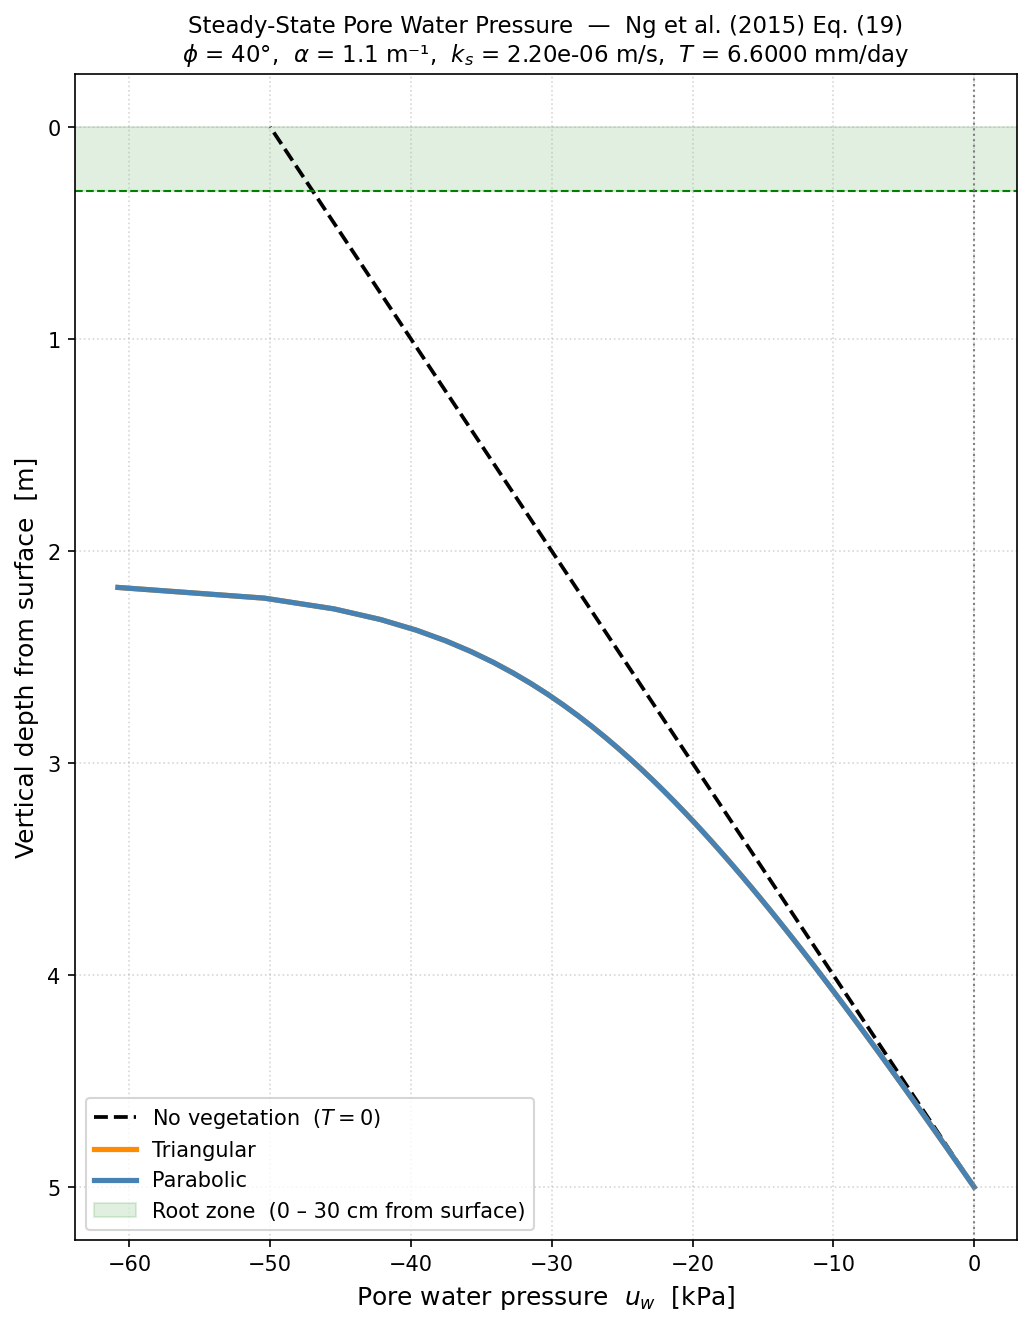

Write the Python code that produced this figure.
"""
Steady-State Pore Water Pressure in a Vegetated Unsaturated Infinite Slope
===========================================================================
Implements Ng et al. (2015) Eq. (19):

    uw = (gamma_w / alpha) * ln(k0*)

where the steady-state relative permeability k0* is (Eq. 17):

    k0* = exp[alpha*(psi_0 - z*)]
          + (q0/ks) * [exp(-alpha*z*) - 1]
          + (alpha / (ks*cos²(phi)))
            * INT_{L1*}^{L*} G(z*, x*) * S(x*/cos(phi)) dx*

    Term 1: Hydrostatic pore-water pressure from water table
    Term 2: Effect of steady-state surface flux
    Term 3: Effect of root water uptake (vegetation)

Reference
---------
    Ng, C.W.W., Ni, J.J., Leung, A.K., Wang, Z.J. (2015).
    Analytical solutions for calculating pore-water pressure in an infinite
    unsaturated slope with different root architectures.
    Can. Geotech. J. 52(12):1980–1993. doi:10.1139/cgj-2014-0537

━━━━━━━━━━━━━━━━━━━━━━━━━━━━━━━━━━━━━━━━━━━━━━━━━━━━━━━━━━━━━━━━━━━━━━━━━━
INPUT VARIABLES
━━━━━━━━━━━━━━━━━━━━━━━━━━━━━━━━━━━━━━━━━━━━━━━━━━━━━━━━━━━━━━━━━━━━━━━━━━

SOIL PROPERTIES
    ks      Saturated hydraulic conductivity             [m/s]
            Typical CDG silty sand: 2.2e-6 m/s
            Typical fine sand:      2.7e-4 m/s
            Typical silt:           9.0e-7 m/s

    alpha   Gardner (1958) desaturation coefficient      [1/m]
            Controls how quickly permeability drops with suction.
            Typical CDG: 1.1 m⁻¹  (from k = ks * exp(alpha * psi), Eq. 5)

GEOMETRY
    phi_deg Slope angle                                  [degrees]
            Converted to radians internally. Typical: 40°.
            Note: cos(phi) links perpendicular depth z' to vertical depth H.

    H0      Vertical depth from slope surface to water table  [m]
            Sets L* = H0 (total z* depth of slope profile).

    L1_vert Vertical depth of the NON-rooted zone        [m]
            Measured downward from slope surface to the base of root zone.
            Equivalent to H0 minus the root depth.
            In z* coordinates: L1* = L1_vert  (z* equals vertical depth).

    L2_vert Vertical depth (thickness) of the root zone  [m]
            Measured from the base of the root zone to the slope surface.
            In z* coordinates: L2* = L2_vert.
            In perpendicular coordinates: L2' = L2_vert / cos(phi).
            Note: L1_vert + L2_vert must equal H0.

BOUNDARY CONDITIONS
    psi_0   Pressure head at the BOTTOM boundary (water table)  [m]
            For a free water table: psi_0 = 0.
            Non-zero values represent an artesian or perched condition.

    q0      Steady-state surface flux                    [m/s]
            Positive = downward (rainfall/infiltration).
            Negative = upward (evaporation).
            Zero = no-flux (drying/steady-state without rain), the most
                   common choice for studying the vegetation-only effect.

VEGETATION
    T       Transpiration rate                           [m/s]
            Volumetric flux of water extracted by roots per unit slope area.
            Convert from mm/day: T = value_mm_day * 1e-3 / 86400.
            Typical value: 6.6 mm/day = 7.64e-8 m/s.
            IMPORTANT: must satisfy T/ks << 1 for the linearized Gardner
            model to remain valid (see numerical note below).

    architecture
            Root architecture type                       [string]
            One of: 'triangular', 'parabolic', 'uniform', 'exponential'
            Triangular: density increases linearly from root zone base to surface.
            Parabolic:  density is zero at both ends, maximum at mid-depth.

FLUID PROPERTIES
    gamma_w Unit weight of water                         [kN/m³]
            Default: 10.0  (exact value sometimes used: 9.81)

━━━━━━━━━━━━━━━━━━━━━━━━━━━━━━━━━━━━━━━━━━━━━━━━━━━━━━━━━━━━━━━━━━━━━━━━━━
COORDINATE SYSTEM  (Fig. 3, Ng et al. 2015)
━━━━━━━━━━━━━━━━━━━━━━━━━━━━━━━━━━━━━━━━━━━━━━━━━━━━━━━━━━━━━━━━━━━━━━━━━━

    z'  perpendicular depth from water table upward to slope surface  [m]
    z*  = z' * cos(phi)  — the transformed depth used in all equations [m]

    z* = 0     →  water table  (k0* = 1, uw = 0)
    z* = L*    →  slope surface  (maximum suction)

    L*  = H0               (total z* depth = vertical depth to water table)
    L1* = L1_vert          (z* at base of root zone)
    L2* = L2_vert          (z* thickness of root zone)
    Note: L1* + L2* = L*,  so L1_vert + L2_vert = H0

    Perpendicular equivalents:
    L1' = L1* / cos(phi) = L1_vert / cos(phi)
    L2' = L2* / cos(phi) = L2_vert / cos(phi)

━━━━━━━━━━━━━━━━━━━━━━━━━━━━━━━━━━━━━━━━━━━━━━━━━━━━━━━━━━━━━━━━━━━━━━━━━━
NUMERICAL NOTE
━━━━━━━━━━━━━━━━━━━━━━━━━━━━━━━━━━━━━━━━━━━━━━━━━━━━━━━━━━━━━━━━━━━━━━━━━━
    The Green function (Eq. 18) contains exp(alpha*x*) terms. When
    alpha*L* is large (e.g., alpha=1.1, L*=5 → exp(alpha*L*)≈245) and
    T/ks is not negligibly small, the root uptake term can exceed the
    hydrostatic term, making k0* ≤ 0. This is a known limitation of the
    linearized Gardner model. The code returns np.nan at affected depths
    and issues a warning. To avoid this:
       - Reduce T  (or check that T/ks < ~0.005 for CDG with L*=5 m)
       - Use a shallower slope (smaller H0)
       - Use a soil with smaller alpha*H0 product
"""

import numpy as np
from scipy.integrate import quad
import matplotlib
matplotlib.use("Agg")          # non-interactive backend — avoids Qt/Tk dependency
import matplotlib.pyplot as plt
import warnings


# ═══════════════════════════════════════════════════════════════════════════
# SINK TERM  S(z')  —  Eq. (4)
# ═══════════════════════════════════════════════════════════════════════════

def S_triangular(z_perp, L1_perp, L2_perp, T):
    """
    Triangular root architecture sink term  [1/s]  —  Eq. (4), Ng et al. (2015).

        S(z') = 2T * (z' - L1') / L2'^2    inside root zone  [L1', L1'+L2']
        S(z') = 0                           outside root zone

    Root water uptake density increases linearly from zero at the base of
    the root zone (z' = L1') to a maximum at the slope surface (z' = L1'+L2').
    Integral: ∫ S dz' = T  ✓

    Parameters
    ----------
    z_perp  : float or array, perpendicular depth from water table z' [m]
    L1_perp : float, perpendicular depth of the non-rooted zone L1'   [m]
    L2_perp : float, perpendicular thickness of the root zone L2'     [m]
    T       : float, transpiration rate                                [m/s]

    Returns
    -------
    S : float or array  [1/s]
    """
    z_perp = np.asarray(z_perp, dtype=float)
    inside = (z_perp >= L1_perp) & (z_perp <= L1_perp + L2_perp)
    S = np.zeros_like(z_perp)
    u = np.where(inside, z_perp - L1_perp, 0.0)
    S = np.where(inside, 2.0 * T * u / L2_perp**2, 0.0)
    return float(S) if S.ndim == 0 else S


def S_parabolic(z_perp, L1_perp, L2_perp, T):
    """
    Parabolic root architecture sink term  [1/s]  —  Eq. (4), Ng et al. (2015).

        S(z') = 6T * (z'-L1') * (L2'-(z'-L1')) / L2'^3   inside root zone
        S(z') = 0                                          outside root zone

    Root water uptake density follows a parabolic profile — zero at both the
    root zone base and the slope surface, maximum at mid-depth (Leung et al. 2015).
    Integral: ∫ S dz' = T  ✓

    Parameters
    ----------
    z_perp  : float or array, perpendicular depth from water table z' [m]
    L1_perp : float, perpendicular depth of the non-rooted zone L1'   [m]
    L2_perp : float, perpendicular thickness of the root zone L2'     [m]
    T       : float, transpiration rate                                [m/s]

    Returns
    -------
    S : float or array  [1/s]
    """
    z_perp = np.asarray(z_perp, dtype=float)
    inside = (z_perp >= L1_perp) & (z_perp <= L1_perp + L2_perp)
    u = np.where(inside, z_perp - L1_perp, 0.0)
    S = np.where(inside, 6.0 * T * u * (L2_perp - u) / L2_perp**3, 0.0)
    return float(S) if S.ndim == 0 else S


def S_uniform(z_perp, L1_perp, L2_perp, T):
    """
    Uniform root architecture sink term  [1/s]  —  Eq. (4), Ng et al. (2015).

        S(z') = T / L2'   inside root zone
        S(z') = 0         outside root zone

    Integral: ∫ S dz' = T  ✓
    """
    z_perp = np.asarray(z_perp, dtype=float)
    inside = (z_perp >= L1_perp) & (z_perp <= L1_perp + L2_perp)
    S = np.where(inside, T / L2_perp, 0.0)
    return float(S) if S.ndim == 0 else S


def S_exponential(z_perp, L1_perp, L2_perp, T):
    """
    Exponential root architecture sink term  [1/s]  —  Eq. (4), Ng et al. (2015).

        S(z') = T * (exp(z'-L1') - 1) / (exp(L2') - L2' - 1)   inside root zone
        S(z') = 0                                                 outside root zone

    Integral: ∫ S dz' = T  ✓  (Raats 1974)
    """
    z_perp = np.asarray(z_perp, dtype=float)
    inside = (z_perp >= L1_perp) & (z_perp <= L1_perp + L2_perp)
    denom = np.exp(L2_perp) - L2_perp - 1.0
    u = np.where(inside, z_perp - L1_perp, 0.0)
    S = np.where(inside, T * (np.exp(u) - 1.0) / denom, 0.0)
    return float(S) if S.ndim == 0 else S


SINK_FUNCTIONS = {
    "triangular":  S_triangular,
    "parabolic":   S_parabolic,
    "uniform":     S_uniform,
    "exponential": S_exponential,
}


# ═══════════════════════════════════════════════════════════════════════════
# GREEN FUNCTION  G(z*, x*)  —  Eq. (18)
# ═══════════════════════════════════════════════════════════════════════════

def green_function(z_star, x_star, alpha):
    """
    Green function G(z*, x*)  —  Ng et al. (2015) Eq. (18).

    For the ODE  d²k*/dz*² + alpha * dk*/dz* = delta(z* - x*)
    with boundary conditions k*(0) = exp(alpha*psi_0) and
    (dk*/dz* + alpha*k*)|_{z*=L*} = -alpha*q0*:

        G = exp(-alpha*z*) * (1 - exp(alpha*x*)) / alpha   if x* <= z*
        G = (exp(-alpha*z*) - 1) / alpha                   if x* >  z*

    G is always ≤ 0: root uptake always reduces k0* relative to no-vegetation.

    Parameters
    ----------
    z_star  : float, evaluation depth in z* coordinate [m]
    x_star  : float, source (integration variable) depth in z* coordinate [m]
    alpha   : float, Gardner desaturation coefficient [1/m]

    Returns
    -------
    float
    """
    if x_star <= z_star:
        return np.exp(-alpha * z_star) * (1.0 - np.exp(alpha * x_star)) / alpha
    else:
        return (np.exp(-alpha * z_star) - 1.0) / alpha


# ═══════════════════════════════════════════════════════════════════════════
# ROOT UPTAKE INTEGRAL  (Term 3 of Eq. 19)
# ═══════════════════════════════════════════════════════════════════════════

def root_uptake_term(z_star, L1_star, L2_star, alpha, phi, ks, T, architecture):
    """
    Evaluates the root water uptake contribution to k0* (Term 3 of Eq. 17/19):

        (alpha / (ks * cos²(phi))) * ∫_{L1*}^{L*} G(z*, x*) * S(x*/cos(phi)) dx*

    The Heaviside function H in Eq. (17) is absorbed by using [L1*, L*] as
    integration limits rather than [0, L*].

    Parameters
    ----------
    z_star       : float, evaluation depth z* [m]
    L1_star      : float, z* at base of root zone = L1_vert  [m]
    L2_star      : float, z* thickness of root zone = L2_vert [m]
    alpha        : float, Gardner desaturation coefficient [1/m]
    phi          : float, slope angle [radians]
    ks           : float, saturated hydraulic conductivity [m/s]
    T            : float, transpiration rate [m/s]
    architecture : str, one of 'triangular', 'parabolic', 'uniform', 'exponential'

    Returns
    -------
    float : dimensionless contribution to k0* (typically ≤ 0)
    """
    cos_phi = np.cos(phi)

    # Convert z* integration limits to perpendicular depth for sink function
    L1_perp = L1_star / cos_phi     # L1' = L1* / cos(phi)
    L2_perp = L2_star / cos_phi     # L2' = L2* / cos(phi)

    sink_fn = SINK_FUNCTIONS[architecture]

    def integrand(x_star):
        x_perp = x_star / cos_phi   # x' = x* / cos(phi) — Eq. (17): S(x*/cos(phi))
        G = green_function(z_star, x_star, alpha)
        S = sink_fn(x_perp, L1_perp, L2_perp, T)
        return G * S

    x_low  = L1_star
    x_high = L1_star + L2_star      # = L* (slope surface in z* coordinates)

    val, _ = quad(integrand, x_low, x_high, limit=300, epsabs=1e-14, epsrel=1e-10)

    return (alpha / (ks * cos_phi**2)) * val


# ═══════════════════════════════════════════════════════════════════════════
# PORE WATER PRESSURE  uw(z*)  —  Eq. (19)
# ═══════════════════════════════════════════════════════════════════════════

def pore_water_pressure_eq19(z_star, H0, L1_vert, L2_vert,
                              alpha, psi_0, q0, ks, phi, T,
                              architecture="triangular",
                              gamma_w=10.0):
    """
    Steady-state pore water pressure uw [kPa] at depth z* — Ng et al. (2015) Eq. (19).

        uw = (gamma_w / alpha) * ln(k0*)

    k0* is the steady-state relative permeability at z*, composed of three terms:

        k0* = exp[alpha*(psi_0 - z*)]              [Term 1: hydrostatic]
            + (q0/ks) * [exp(-alpha*z*) - 1]       [Term 2: surface flux]
            + root_uptake_term(...)                 [Term 3: root water uptake]

    Parameters
    ----------
    z_star       : float or array-like
                   Depth in z* coordinates [m].
                   z* = 0 at the water table; z* = H0 at the slope surface.

    H0           : float
                   Vertical depth from slope surface to water table [m].
                   Sets L* = H0 (since z* = vertical depth for a slope).

    L1_vert      : float
                   Vertical depth of the NON-rooted zone [m], measured from
                   the slope surface down to the base of the root zone.
                   In z* space: L1* = L1_vert.
                   Constraint: L1_vert + L2_vert = H0.

    L2_vert      : float
                   Vertical thickness of the root zone [m], measured from
                   base of root zone to slope surface.
                   In z* space: L2* = L2_vert.
                   In perpendicular space: L2' = L2_vert / cos(phi).

    alpha        : float
                   Gardner desaturation coefficient [1/m] (Eq. 5: k = ks*exp(alpha*psi)).

    psi_0        : float
                   Pressure head at the water table boundary [m].
                   Use psi_0 = 0 for a free water table at atmospheric pressure.

    q0           : float
                   Steady-state surface flux [m/s].
                   q0 = 0  → no-flux (drying condition without rain).
                   q0 > 0  → downward flux (steady rainfall or infiltration).
                   q0 < 0  → upward flux (evaporation).

    ks           : float
                   Saturated hydraulic conductivity [m/s].

    phi          : float
                   Slope angle [radians]. Use np.radians(degrees) to convert.

    T            : float
                   Transpiration rate [m/s].
                   T = 0 returns the no-vegetation (bare slope) solution.
                   For validity: T / ks should be much less than ~0.005
                   when alpha * H0 is large (e.g., alpha=1.1, H0=5 m).

    architecture : str, optional
                   Root architecture type: 'triangular', 'parabolic',
                   'uniform', or 'exponential'. Default: 'triangular'.

    gamma_w      : float, optional
                   Unit weight of water [kN/m³]. Default: 10.0.

    Returns
    -------
    uw : float or ndarray  [kPa]
         Negative values = suction (unsaturated zone above water table).
         np.nan is returned at depths where k0* ≤ 0 (model breakdown).
    """
    # Set z* geometry
    L_star  = H0         # total z* depth = vertical depth to water table
    L1_star = L1_vert    # z* at base of root zone (= L* - L2*)
    L2_star = L2_vert    # z* thickness of root zone

    scalar_input = np.ndim(z_star) == 0
    z_arr  = np.atleast_1d(np.asarray(z_star, dtype=float))
    uw_arr = np.full_like(z_arr, np.nan)

    for i, zs in enumerate(z_arr):
        # --- Term 1: hydrostatic pore-water pressure from water table ---
        term1 = np.exp(alpha * (psi_0 - zs))

        # --- Term 2: effect of steady-state surface flux ---
        term2 = (q0 / ks) * (np.exp(-alpha * zs) - 1.0)

        # --- Term 3: effect of root water uptake ---
        term3 = root_uptake_term(zs, L1_star, L2_star, alpha, phi, ks, T,
                                  architecture) if T != 0.0 else 0.0

        k0_star = term1 + term2 + term3

        if k0_star <= 0.0:
            warnings.warn(
                f"k0* = {k0_star:.3e} ≤ 0 at z* = {zs:.3f} m "
                f"(T/ks = {T/ks:.5f}, architecture = '{architecture}'). "
                "Linearized Gardner model invalid here — reduce T. "
                "Returning NaN.",
                RuntimeWarning, stacklevel=2
            )
        else:
            uw_arr[i] = (gamma_w / alpha) * np.log(k0_star)

    return float(uw_arr[0]) if scalar_input else uw_arr


# ═══════════════════════════════════════════════════════════════════════════
# PROFILE HELPER
# ═══════════════════════════════════════════════════════════════════════════

def compute_uw_profile(H0, L1_vert, L2_vert, alpha, psi_0, q0, ks, phi, T,
                       architecture="triangular", gamma_w=10.0, n_points=100):
    """
    Compute uw at n_points evenly spaced from water table to slope surface.

    Returns
    -------
    z_star        : ndarray  [m]   z* coordinate (0 = water table)
    uw            : ndarray  [kPa] pore water pressure
    depth_surface : ndarray  [m]   vertical depth from slope surface (= H0 - z*)
    """
    z_arr = np.linspace(0.0, H0, n_points)
    uw_arr = pore_water_pressure_eq19(
        z_arr, H0, L1_vert, L2_vert, alpha, psi_0, q0, ks, phi, T,
        architecture, gamma_w
    )
    return z_arr, uw_arr, H0 - z_arr


# ═══════════════════════════════════════════════════════════════════════════
# PLOT
# ═══════════════════════════════════════════════════════════════════════════

def plot_profiles(H0, L1_vert, L2_vert, alpha, psi_0, q0, ks, phi, T,
                  architectures=("triangular", "parabolic"),
                  gamma_w=10.0, n_points=100):
    """
    Plot uw vs vertical depth from surface for the selected architectures
    plus the no-vegetation baseline.
    """
    colors = {"triangular": "darkorange", "parabolic": "steelblue",
              "uniform": "forestgreen", "exponential": "crimson"}

    fig, ax = plt.subplots(figsize=(7, 9))

    # No-vegetation baseline (T = 0)
    _, uw_noveg, depth = compute_uw_profile(
        H0, L1_vert, L2_vert, alpha, psi_0, q0, ks, phi, T=0.0,
        architecture="triangular", gamma_w=gamma_w, n_points=n_points
    )
    ax.plot(uw_noveg, depth, "k--", linewidth=1.8,
            label="No vegetation  ($T = 0$)")

    for arch in architectures:
        _, uw_arr, dep = compute_uw_profile(
            H0, L1_vert, L2_vert, alpha, psi_0, q0, ks, phi, T,
            architecture=arch, gamma_w=gamma_w, n_points=n_points
        )
        ax.plot(uw_arr, dep,
                color=colors.get(arch, "gray"),
                linewidth=2.5,
                label=arch.capitalize())

    # Shade root zone
    ax.axhspan(0.0, L2_vert, alpha=0.12, color="green",
               label=f"Root zone  (0 – {L2_vert*100:.0f} cm from surface)")
    ax.axhline(L2_vert, color="green", linestyle="--", linewidth=1.0)
    ax.axvline(0, color="gray", linestyle=":", linewidth=1.0)

    ax.invert_yaxis()
    ax.set_xlabel("Pore water pressure  $u_w$  [kPa]", fontsize=12)
    ax.set_ylabel("Vertical depth from surface  [m]", fontsize=12)
    ax.set_title(
        "Steady-State Pore Water Pressure  —  Ng et al. (2015) Eq. (19)\n"
        f"$\\phi$ = {np.degrees(phi):.0f}°,  "
        f"$\\alpha$ = {alpha} m⁻¹,  "
        f"$k_s$ = {ks:.2e} m/s,  "
        f"$T$ = {T*86400*1e3:.4f} mm/day",
        fontsize=11
    )
    ax.legend(fontsize=10, loc="lower left")
    ax.grid(True, linestyle=":", alpha=0.5)
    plt.tight_layout()
    return fig


# ═══════════════════════════════════════════════════════════════════════════
# EXAMPLE  (reproduces parametric Series 2, Case D1 of Ng et al. 2015)
# ═══════════════════════════════════════════════════════════════════════════

if __name__ == "__main__":

    # -----------------------------------------------------------------------
    # INPUT VARIABLES — edit these to match your slope
    # -----------------------------------------------------------------------

    # Soil properties
    ks      = 2.2e-6          # saturated hydraulic conductivity  [m/s]
    alpha   = 1.1             # Gardner desaturation coefficient  [1/m]

    # Geometry
    phi_deg = 40.0            # slope angle                       [degrees]
    H0      = 5.0             # vertical depth to water table     [m]
    L2_vert = 0.30            # vertical root zone depth          [m]  (30 cm)
    L1_vert = H0 - L2_vert   # vertical non-rooted zone depth    [m]  (4.70 m)

    # Boundary conditions
    psi_0   = 0.0             # pressure head at water table      [m]
    q0      = 0.0             # steady-state surface flux         [m/s] (0 = no-flux)

    # Vegetation
    T_mmday = 6.6             # transpiration rate                [mm/day]
    T       = T_mmday * 1e-3 / 86400.0   # convert to             [m/s]

    # Fluid
    gamma_w = 10.0            # unit weight of water              [kN/m³]

    # Root architectures to evaluate
    archs   = ["triangular", "parabolic"]

    # -----------------------------------------------------------------------
    # Derived z* geometry (z* = vertical depth for infinite slope)
    # -----------------------------------------------------------------------
    phi   = np.radians(phi_deg)
    L_star  = H0       # L* = H0  (total z* depth)
    L1_star = L1_vert  # z* at base of root zone
    L2_star = L2_vert  # z* thickness of root zone

    # Perpendicular equivalents (for reference)
    cos_phi = np.cos(phi)
    L1_perp = L1_star / cos_phi
    L2_perp = L2_star / cos_phi

    # -----------------------------------------------------------------------
    # Print parameter summary
    # -----------------------------------------------------------------------
    print("=" * 62)
    print("  Ng et al. (2015) Eq. (19) — Steady-State Pore Water Pressure")
    print("=" * 62)
    print(f"  Soil")
    print(f"    ks          = {ks:.2e} m/s")
    print(f"    alpha       = {alpha} m⁻¹")
    print(f"  Geometry")
    print(f"    phi         = {phi_deg:.1f}°  (cos(phi) = {cos_phi:.4f})")
    print(f"    H0          = {H0} m  →  L* = {L_star} m")
    print(f"    L1_vert     = {L1_vert:.2f} m  (non-rooted zone, vertical)")
    print(f"    L2_vert     = {L2_vert:.2f} m  (root zone, vertical = {L2_vert*100:.0f} cm)")
    print(f"    L1'         = {L1_perp:.4f} m  (perpendicular)")
    print(f"    L2'         = {L2_perp:.4f} m  (perpendicular)")
    print(f"  Boundary conditions")
    print(f"    psi_0       = {psi_0} m  (water table BC)")
    print(f"    q0          = {q0} m/s  (surface flux, 0 = no-flux)")
    print(f"  Vegetation")
    print(f"    T           = {T_mmday} mm/day = {T:.4e} m/s")
    print(f"    T/ks        = {T/ks:.5f}")
    print(f"    exp(alpha*L*) = {np.exp(alpha*L_star):.1f}  (amplification factor)")
    print()

    # T/ks validity check
    if T / ks > 0.01:
        print(f"  ⚠  WARNING: T/ks = {T/ks:.4f} > 0.01. k0* may go negative near")
        print(f"     the surface for deep slopes (large alpha*L*). Check for NaN.")
        print()

    # -----------------------------------------------------------------------
    # Tabulate uw vs depth from surface
    # -----------------------------------------------------------------------
    depths = [0.0, 0.05, 0.10, 0.15, 0.20, 0.25, 0.30,  # inside root zone
              0.50, 1.0, 2.0, 3.0, 4.0, 5.0]             # outside root zone

    header = f"  {'Depth (m)':>10}  {'z* (m)':>8}" + \
             "".join(f"  {a.capitalize():>14}" for a in archs) + \
             f"  {'No vegetation':>14}"
    print(header)
    print("  " + "─" * (len(header) - 2))

    for d in depths:
        zs = np.clip(H0 - d, 0.0, H0)   # z* = H0 - depth_from_surface
        row = f"  {d:>10.2f}  {zs:>8.2f}"
        for arch in archs:
            uw = pore_water_pressure_eq19(
                zs, H0, L1_vert, L2_vert,
                alpha, psi_0, q0, ks, phi, T, arch, gamma_w
            )
            row += f"  {uw:>14.2f}" if not np.isnan(uw) else f"  {'NaN':>14}"
        # No-veg baseline (T=0)
        uw0 = pore_water_pressure_eq19(
            zs, H0, L1_vert, L2_vert, alpha, psi_0, q0, ks, phi, 0.0,
            "triangular", gamma_w
        )
        row += f"  {uw0:>14.2f}"
        print(row)

    print()
    print("  uw values in kPa  |  Negative = suction  |  NaN = model breakdown")
    print(f"  Root zone occupies depths 0 – {L2_vert*100:.0f} cm from surface")

    # -----------------------------------------------------------------------
    # Plot
    # -----------------------------------------------------------------------
    fig = plot_profiles(H0, L1_vert, L2_vert, alpha, psi_0, q0, ks, phi, T,
                        architectures=archs, gamma_w=gamma_w, n_points=100)
    outpath = "ng2015_eq19_pore_pressure.png"
    fig.savefig(outpath, dpi=150, bbox_inches="tight")
    print(f"\n  Plot saved to {outpath}")
